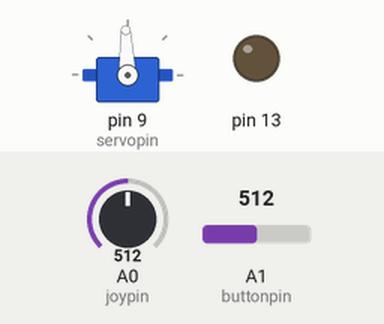
Simulated run of this sketch. Board: Arduino Mega 2560, built with avr-gcc and run on an emulated ATmega2560. Parts: servo, output pins drawn as LEDs (lit = HIGH). Wiring (inferred from the names in the program): servo: signal pin 9. The test bench sets the inputs (shaded band); at power-on: A0 (joypin) = 512, A1 (buttonpin) = 512. Servo pulses on a pin are drawn as a servo (544–2400 µs = 0–180°); pins used as bus, display or sensor lines are not drawn.

Above: at 1.2 s.
1.3 s: A0 (joypin) set to 554
2.8 s: A0 (joypin) set to 576
At 3.27 s:
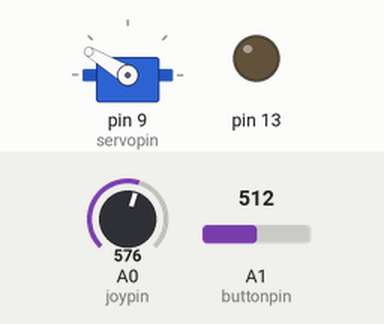
At 4.5 s:
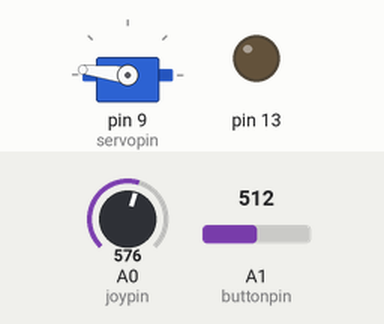
4.9 s: A1 (buttonpin) set to 10
6.4 s: A0 (joypin) set to 467
7.9 s: A0 (joypin) set to 447
At 10.2 s:
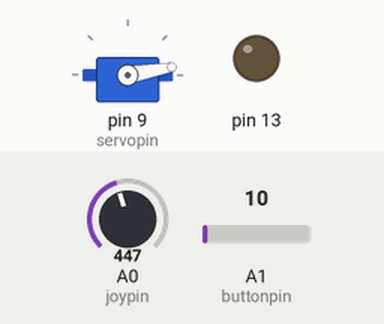
Timing chart, 0 to 11.7 s (numbered marks = the images above; inputs shaded):
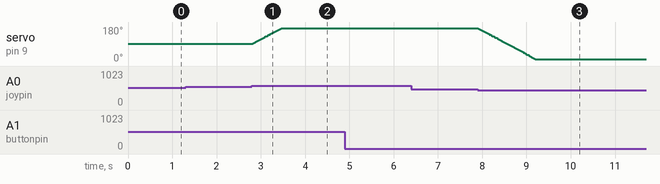

Measured:
- the behaviour switches between 563 and 564 on A0 (joypin) (found by bisection; images 0 and 1)
- the behaviour switches between 461 and 460 on A0 (joypin) (found by bisection; images 2 and 3)
- after the input at 1.3 s, every drawn part: stays the same
- after the input at 2.8 s, servo on pin 9 (servopin): moves from 92° to 173° over 0.65 s, starting at once
- after the input at 6.4 s, every drawn part: stays the same
- after the input at 7.9 s, servo on pin 9 (servopin): moves from 173° to 10° over 1.3 s, starting at once

The sketch:

PWMExample.ino
```cpp
//#include <Servo.h>
int servopin = 9;
int buttonpin = A1;
int joypin = A0;
int pulse = 1500;
int buttonpressed;
int array[10];
int position = 0;
int sensorValueButton = 0;
int sensorValueX = 0;
int defaultValue = 90;
int valtemp = 1500;
int done = 1;

void setup() {
  // initialize serial communications at 9600 bps:
  Serial.begin(9600);
  buttonpressed = 1;
  pinMode(13, OUTPUT);
  pinMode(servopin, OUTPUT); // servo
  pinMode(7, INPUT);

  //Clear timer config.
  TCCR3A = 0;
  TCCR3B = 0;
  //Set to CTC (mode 4)
  TCCR3B |= (1<<WGM32);

  //Set prescaler to 1
  TCCR3B |= (1<<CS30);

  //Set TOP value (500 micro seconds)
  OCR3A = 8000;

  //Enable interupt A for timer 3.
  TIMSK3 |= (1<<OCIE3A);

  //Set timer to 0 (optional here).
  TCNT3 = 0;

  //=======================

  //PWM
  //Clear timer config
  TCCR1A = 0;
  TCCR1B = 0;
  TIMSK1 &= ~(1<<OCIE1C);
  //Set to Fast PWM (mode 15)
  TCCR1A |= (1<<WGM10) | (1<<WGM11);
  TCCR1B |= (1<<WGM12) | (1<<WGM13);

  //Enable output C.
  //TCCR1A |= (1<<COM1C1);

  //No prescaler
  TCCR1B |= (1<<CS10);

  OCR1A = 421;
  OCR1C = 0;  //Target

  // D
  array[0] = 1;
  array[1] = 0;
  array[2] = 0;
  array[3] = 0;
  array[4] = 1;
  array[5] = 0;
  array[6] = 0;
  array[7] = 0;
  array[8] = 1;
  array[9] = 0;
}

ISR(TIMER3_COMPA_vect)
{

  if(buttonpressed==0 && done == 1)
  {
    if(position == 10)
    {
      position = 0;
      buttonpressed = 1;
      done = 0;
      TCCR1A &= ~(1<<COM1C1);
      OCR1C = 141;
    }
    else
    {
      if(array[position] == 0){
        TCCR1A &= ~(1<<COM1C1);
      }
      else{
        TCCR1A |= (1<<COM1C1);
        OCR1C = 141;
      }
      position++;
    }
  }
}

/**
 * Control servo movement to be incremental.
 * When moving the joystick in one direction
 * it will add onto pulse untill until the
 * released. When released, the angle will
 * stay.
 */
void servoControl(){
  sensorValueX = analogRead(joypin);
  sensorValueX = map(sensorValueX, 0, 1023, 500, 2500);
  if(sensorValueX > 1600)
  {
    valtemp = valtemp + (30);
    if(valtemp > 2400)
    {
       valtemp = 2400;
    }
  }
  else if(sensorValueX < 1400)
  {
    valtemp = valtemp - (30);
    if(valtemp < 600)
    {
      valtemp = 600;
    }
  }
  digitalWrite(servopin, HIGH);
  delayMicroseconds(valtemp);
  digitalWrite(servopin, LOW);
  delay(20);
}

void loop() {
  sensorValueButton = analogRead(buttonpin);
  if(sensorValueButton < 20 && buttonpressed == 1 && done == 1)
  {
    buttonpressed=0;
  }
  if(sensorValueButton > 300 && done == 0 )
  {
    done = 1;
  }
  servoControl();
}
```
